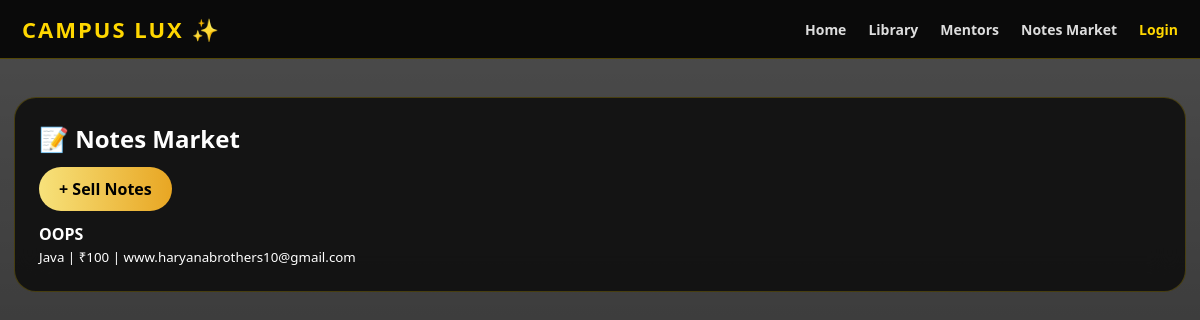
The app's page /notes (signed in) with its own data.
### tables this page shows
CREATE TABLE notes (id INTEGER PRIMARY KEY, title TEXT, subject TEXT, semester TEXT, student_name TEXT, price INTEGER, description TEXT, contact TEXT, status TEXT DEFAULT 'available', created_at TEXT);

### app.py (the view)
@app.route('/notes')
@login_required
def notes_page():
    conn=sqlite3.connect(DB); conn.row_factory=sqlite3.Row
    items=conn.execute("SELECT * FROM notes ORDER BY id DESC").fetchall()
    conn.close()
    return render_template('notes.html', items=items)

### app.py (called while the page is built)
def login_required(f):
    @wraps(f)
    def wrap(*a, **kw):
        if 'user_id' not in session:
            return redirect('/login')
        return f(*a, **kw)
    return wrap

### templates/notes.html
{% extends "base.html" %}{% block content %}<div class="main-box"><h2>📝 Notes Market</h2><a href="/notes/sell" class="gold-btn" style="margin:12px 0;">+ Sell Notes</a>{% for n in items %}<div class="book-card"><b>{{ n.title }}</b><br><small>{{ n.subject }} | ₹{{ n.price }} | {{ n.contact }}</small></div>{% endfor %}</div>{% endblock %}

### static/style.css (style rules this page uses)
* { margin:0;padding:0;box-sizing:border-box;font-family:'Segoe UI',system-ui }
body { background:linear-gradient(rgba(0,0,0,0.7),rgba(0,0,0,0.85)),url('https://images.unsplash.com/photo-1481627834876-b7833e8f5570?q=80&w=2000') no-repeat center center fixed;background-size:cover;min-height:100vh;color:#fff }
.gold-btn { background:linear-gradient(90deg,#F7E27B,#E8A623);color:#000;font-weight:800;border:none;border-radius:30px;padding:11px 20px;text-decoration:none;display:inline-block;cursor:pointer }
.main-box { background:rgba(14,14,14,0.88);backdrop-filter:blur(16px);border:1px solid rgba(255,215,0,0.22);border-radius:22px;padding:24px;margin:18px auto }

### records on screen
notes: title "OOPS", subject "Java", price "100", contact "www.haryanabrothers10@gmail.com"
